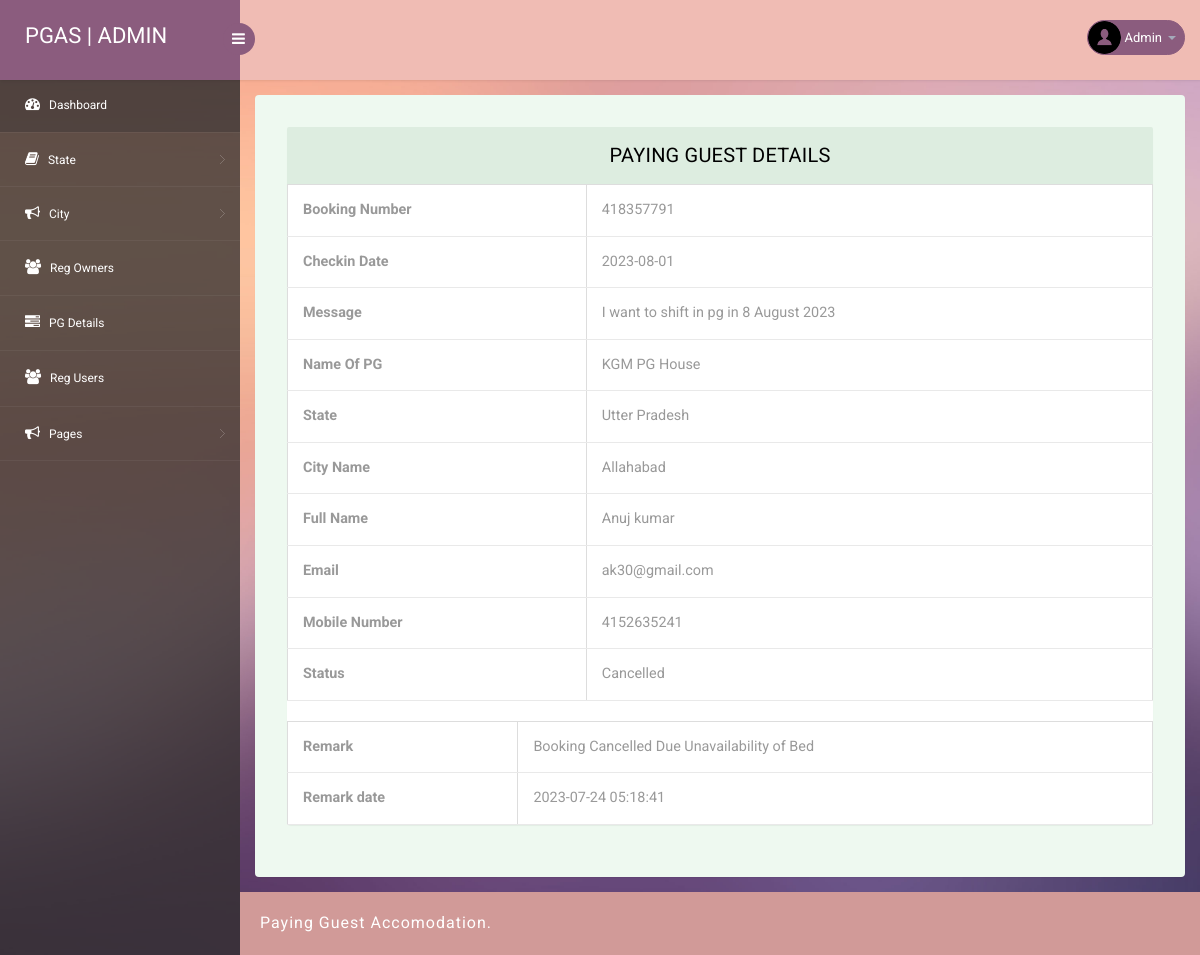
The app's page /admin/booking-details.php?viewid=1 (signed in) with its own data.
### tables this page shows
CREATE TABLE `tbluser` (
  `ID` int(10) NOT NULL,
  `FullName` varchar(200) DEFAULT NULL,
  `Email` varchar(200) DEFAULT NULL,
  `MobileNumber` bigint(10) DEFAULT NULL,
  `FatherName` varchar(120) DEFAULT NULL,
  `dob` date DEFAULT NULL,
  `ComAddress` varchar(250) DEFAULT NULL,
  `EmergencyNumber` bigint(10) DEFAULT NULL,
  `Password` varchar(200) DEFAULT NULL,
  `RegDate` timestamp NOT NULL DEFAULT current_timestamp(),
  `LastUpdationDate` timestamp NULL DEFAULT NULL ON UPDATE current_timestamp()
);

CREATE TABLE `tblbookpg` (
  `ID` int(10) NOT NULL,
  `Userid` int(10) DEFAULT NULL,
  `Pgid` int(10) DEFAULT NULL,
  `BookingNumber` int(10) NOT NULL,
  `CheckinDate` date DEFAULT NULL,
  `UserMsg` varchar(250) DEFAULT NULL,
  `BookingDate` timestamp NOT NULL DEFAULT current_timestamp(),
  `Remark` varchar(50) DEFAULT NULL,
  `Status` varchar(50) DEFAULT NULL,
  `RemDate` timestamp NULL DEFAULT NULL ON UPDATE current_timestamp()
);

CREATE TABLE `tblpg` (
  `ID` int(10) NOT NULL,
  `OwnerID` int(20) NOT NULL,
  `StateName` varchar(200) DEFAULT NULL,
  `CityName` varchar(200) DEFAULT NULL,
  `PGTitle` varchar(200) DEFAULT NULL,
  `Type` varchar(120) DEFAULT NULL,
  `RPmonth` varchar(120) DEFAULT NULL,
  `norooms` varchar(45) DEFAULT NULL,
  `Address` varchar(120) DEFAULT NULL,
  `Image` varchar(200) DEFAULT NULL,
  `Electricity` varchar(40) DEFAULT NULL,
  `Parking` varchar(40) DEFAULT NULL,
  `Refregerator` varchar(40) DEFAULT NULL,
  `Furnished` varchar(40) DEFAULT NULL,
  `AC` varchar(40) DEFAULT NULL,
  `Balcony` varchar(40) DEFAULT NULL,
  `StudyTable` varchar(40) DEFAULT NULL,
  `Laundry` varchar(40) DEFAULT NULL,
  `Security` varchar(40) DEFAULT NULL,
  `MealsBreakfast` varchar(45) DEFAULT NULL,
  `MealLunch` varchar(45) NOT NULL,
  `MealDinner` varchar(45) NOT NULL,
  `RegDate` timestamp NOT NULL DEFAULT current_timestamp(),
  `IsActive` int(1) DEFAULT NULL,
  `LastUpdationDate` timestamp NULL DEFAULT NULL ON UPDATE current_timestamp()
);

### admin/booking-details.php (the view, shortened to what this page needs)
<?php
include('includes/dbconnection.php');
if (strlen($_SESSION['pgasaid']==0)) {
  header('location:logout.php');
  } else{
?>
<!DOCTYPE html>
<head>
<link rel="stylesheet" href="css/bootstrap.min.css" >
<link href="css/style.css" rel='stylesheet' type='text/css' />
<link href="css/style-responsive.css" rel="stylesheet"/>
<link rel="stylesheet" href="css/font.css" type="text/css"/>
<link href="css/font-awesome.css" rel="stylesheet">
</head>
<body>
<section id="container">
<?php include_once('includes/header.php');?>
<?php include_once('includes/sidebar.php');?>
<section id="main-content">
	<section class="wrapper">
		<div class="table-agile-info">
 <div class="panel panel-default">
    <div class="panel-heading">
     Paying Guest Details
    </div>
    <div>
<?php
        $vid=$_GET['viewid'];
$ret=mysqli_query($con,"select tblbookpg.BookingNumber, tblbookpg.CheckinDate,tblbookpg.UserMsg,tblbookpg.Remark, tblbookpg.Status,tblbookpg.RemDate,tblpg.PGTitle,tblpg.StateName,tblpg.CityName,tbluser.FullName,tbluser.Email,tbluser.MobileNumber from tbluser left join tblbookpg on tblbookpg.Userid=tbluser.ID left join tblpg on tblbookpg.Pgid=tblpg.ID where tblbookpg.ID='$vid'");
while ($row=mysqli_fetch_array($ret)) {
?>
      <table border="1" class="table table-bordered mg-b-0">
  <tr>
    <th>Booking Number </th>
    <td><?php  echo $row['BookingNumber'];?></td>
  </tr>
   <tr>
    <th>Checkin Date</th>
    <td><?php  echo $row['CheckinDate'];?></td>
  </tr>
<tr>
    <th>Message</th>
    <td><?php  echo $row['UserMsg'];?></td>
  </tr>
<tr>
    <th>Name Of PG</th>
    <td><?php  echo $row['PGTitle'];?></td>
  </tr>
  <tr>
    <th>State</th>
    <td><?php  echo $row['StateName'];?></td>
  </tr>
<tr>
    <th>City Name</th>
    <td><?php echo $row['CityName']; ?></td>
  </tr>
<tr>
<th>Full Name</th>
<td>
<?php echo $row['FullName']; ?>
  </td>
  </tr>
  <tr>
<th>Email</th>
<td>
<?php echo $row['Email']; ?>
  </td>
  </tr>
  <tr>
<th>Mobile Number</th>
<td>
<?php echo $row['MobileNumber']; ?>
  </td>
  </tr>
<tr>
    <th>Status</th>
    <td> <?php
if($row['Status']=="")
{
  echo "Not Confirmed Yet";
}
else
{
  echo $row['Status'];
}
     ;?></td>
  </tr>
  </table>
  <table border="1" class="table table-bordered mg-b-0">
<?php if($row['Status']==""){ ?>
<?php } else { ?>
<tr>
    <th>Remark</th>
    <td><?php echo $row['Remark']; ?></td>
  </tr>
<tr>
<th>Remark date</th>
<td>
<?php echo $row['RemDate']; ?>
  </td>
  </tr>
<?php } ?>
</table>
    </div>
  </div>
</div>
</section>
		 <?php include_once('includes/footer.php');?>
</section>
</section>
</body>
</html>
<?php }  ?>
<?php }  ?>

### admin/includes/header.php (shortened to what this page needs)
<?php
include('includes/dbconnection.php');
?>
<header class="header fixed-top clearfix">
<div class="brand">
    <a href="dashboard.php" class="logo">
       PGAS | Admin
    </a>
    <div class="sidebar-toggle-box">
        <div class="fa fa-bars"></div>
    </div>
</div>
<div class="top-nav clearfix">
    <ul class="nav pull-right top-menu">
        <li class="dropdown">
            <a data-toggle="dropdown" class="dropdown-toggle" href="#">
                <?php
$adid=$_SESSION['pgasaid'];
$ret=mysqli_query($con,"select AdminName from tbladmin where ID='$adid'");
$row=mysqli_fetch_array($ret);
$name=$row['AdminName'];
?>
                <img alt="" src="images/2.png">
                <span class="username"><?php echo $name; ?></span>
                <b class="caret"></b>
            </a>
        </li>
    </ul>
</div>
</header>

### admin/includes/footer.php
<div class="footer">
			<div class="wthree-copyright">
			  <p> Paying Guest Accomodation.</p>
			</div>
		  </div>

### admin/css/style.css (style rules this page uses)
ul, ol { margin: 0; }
p { margin: 0; }
html, body { font-family: 'Roboto', sans-serif; font-size: 100%; overflow-x: hidden; background: url(../images/bg.jpg) no-repeat 0px 0px; background-size:cover; }
body a { transition: 0.5s all ease; -webkit-transition: 0.5s all ease; -moz-transition: 0.5s all ease; -o-transition: 0.5s all ease; -ms-transition: 0.5s all ease; text-decoration:none; }
p { margin:0; }
ul,label { margin:0; padding:0; }
#main-content { margin-left:240px; -webkit-transition:all .3s ease-in-out; -moz-transition:all .3s ease-in-out; -o-transition:all .3s ease-in-out; transition:all .3s ease-in-out; }
.footer { background: #d19a98; padding: 20px; }
.footer p { color: #fff; letter-spacing: 1px; }
.header { left:0; right:0; z-index:1002; background:rgb(240, 188, 180); -webkit-transition:all .3s ease-in-out; -moz-transition:all .3s ease-in-out; -o-transition:all .3s ease-in-out; transition:all .3s ease-in-out; }
.fixed-top { position:fixed; box-shadow:1px 0 3px rgba(0,0,0,.15); }
.wrapper { display:inline-block; margin-top:80px; padding:15px; width:100%; }
.brand { background:#8b5c7e; float:left; width:240px; height:80px; position:relative; }
a.logo { font-size:22px; color:#fff; float:left; margin:20px 0 0 25px; text-transform:uppercase; }
#top_menu .nav>li,ul.top-menu>li { float:left; }
ul.top-menu { margin-right:15px; margin-top: 0; }
ul.top-menu > li > a { color: #fff; font-size: 16px; background: #8b5c7e; padding: 4px 8px; margin-right: 15px; border-radius: 50%; -webkit-border-radius: 50%; padding-right: 8px !important; }
.top-nav { margin-top:20px; }
.top-nav img { border-radius:50%; -webkit-border-radius:50%; width:33px; }
.top-nav .username { font-size:13px; color:#fff; }
.top-nav ul.top-menu>li>a { border-radius: 100px; -webkit-border-radius: 100px; padding: 0px; background: none; margin-right: 0; border: 1px solid #8b5c7e; background: #8b5c7e; }
.top-nav ul.top-menu>li { margin-left:10px; }
.top-nav .nav .caret { border-bottom-color:#A4AABA; border-top-color:#A4AABA; }
.sidebar-toggle-box { float:left; margin-top:23px; margin-left:-15px; background:#8b5c7e; border-radius:50%; -webkit-border-radius:50%; width:32px; height:32px; position:absolute; right:-15px; }
.sidebar-toggle-box .fa-bars { cursor:pointer; display:inline-block; font-size:15px; padding:8px 8px 8px 9px; color:#fff; }
.panel-heading { position: relative; height: 57px; line-height: 57px; letter-spacing: 0.2px; color: #000; font-size: 18px; font-weight: 400; padding: 0 16px; background:#ddede0; border-top-right-radius: 2px; border-top-left-radius: 2px; text-transform: uppercase; text-align: center; }
.panel { border: none ! important; }
.table>tbody>tr>td, .table>tbody>tr>th, .table>tfoot>tr>td, .table>tfoot>tr>th, .table>thead>tr>td, .table>thead>tr>th { border-bottom: 1px solid #e9e9e9 ! important; }
.table > thead > tr > th, .table > tbody > tr > th, .table > tfoot > tr > th, .table > thead > tr > td, .table > tbody > tr > td, .table > tfoot > tr > td { border-top: none !important; }
.table td, .table>tbody>tr>td, .table>tbody>tr>th, .table>tfoot>tr>td, .table>tfoot>tr>th, .table>thead>tr>td, .table>thead>tr>th { padding: 15px!important; }
.table > thead > tr > th, .table > tbody > tr > th, .table > tfoot > tr > th, .table > thead > tr > td, .table > tbody > tr > td, .table > tfoot > tr > td { font-size: 0.9em; color: #999; border-top: none !important; }
.table-agile-info { background: #eef9f0; padding: 2em; border-radius: 4px; -webkit-box-shadow: 0 1px 1px rgba(0,0,0,.05); box-shadow: 0 1px 1px rgba(0,0,0,.05); }
.panel-default>.panel-heading { color: #000000 ! important; background-color: #ddede0 ! important; border-color: #ddede0 ! important; font-size: 20px; }

### records on screen
tbluser: tblbookpg.BookingNumber "418357791", tblbookpg.CheckinDate "2023-08-01", tblbookpg.UserMsg "I want to shift in pg in 8 August 2023", tblpg.PGTitle "KGM PG House", tblpg.StateName "Utter Pradesh", tblpg.CityName "Allahabad", FullName "Anuj kumar", Email "ak30@gmail.com", MobileNumber "4152635241", tblbookpg.Status "Cancelled", tblbookpg.Remark "Booking Cancelled Due Unavailability of Bed", tblbookpg.RemDate "2023-07-24 05:18:41"

### other values on screen
$name "Admin"
